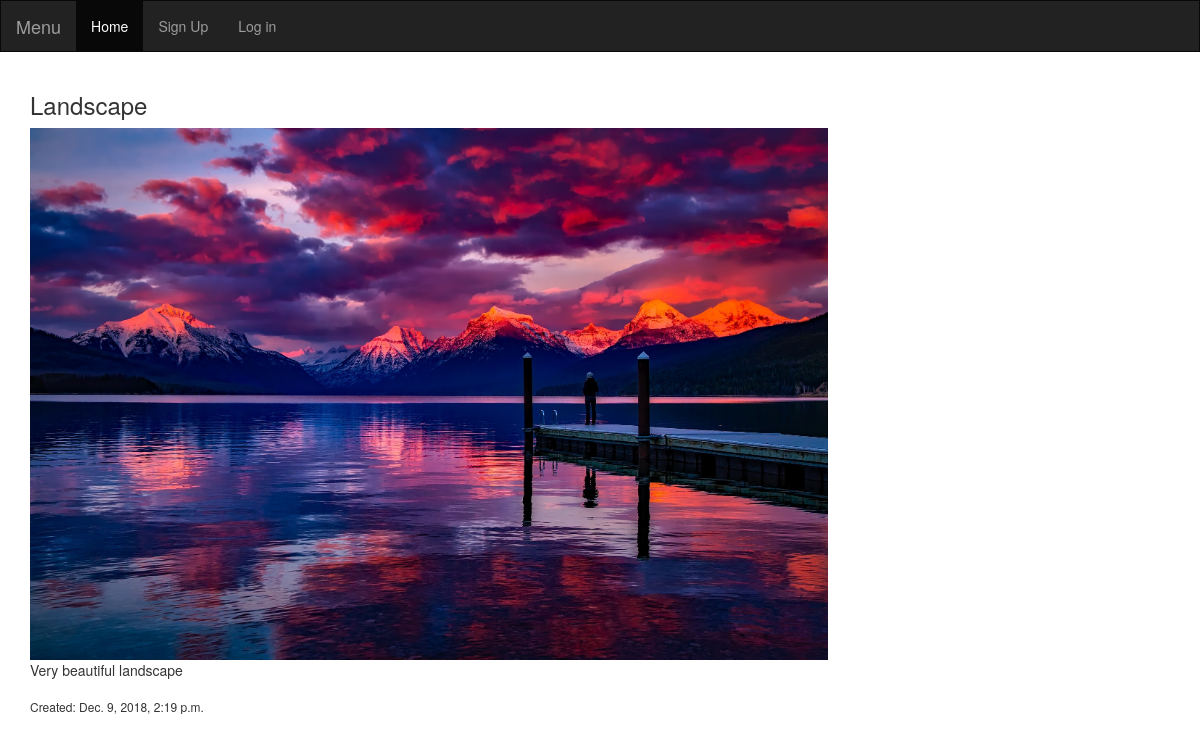
Page /content/13/landscape/ on the committed database.
### contentapp/models.py (models this page shows, shortened)
class ContentPost(models.Model):
    user = models.ForeignKey(User, related_name="photos", on_delete=models.CASCADE)
    pub_date = models.DateTimeField(auto_now_add=True)
    title = models.CharField(max_length=100)
    description = models.TextField()
    slug = models.SlugField(max_length=200, unique=False)
    media_content = models.FileField(upload_to='content/%Y/%m/%d', blank=False, unique=True, verbose_name='Media file')
    class Meta:
        ordering = ['-pub_date']
    def check_file_extension(self):
        file_extension = os.path.splitext(self.media_content.name)[1]
        file_extension = file_extension.lower()
        img_extensions = ['.jpg', '.jpeg', '.png', '.tiff', '.gif']
        video_extensions = ['.avi', '.mp4', '.mov', '.mkv']
        if file_extension in img_extensions:
            return 'image'
        elif file_extension in video_extensions:
            return 'video'
        else:
            return None

### contentapp/views.py (the view)
# urls.py: re_path(r'^(?P<id>\d+)/(?P<slug>[-\w]+)/$', views.detail_content, name='detail_content'),
def detail_content(request, id, slug):
    try:
        post = get_object_or_404(ContentPost, id=id, slug=slug)
    except ConnectionResetError:
        pass
    return render(request, 'contentapp/post_detail.html', {
        'post': post
    })

### templates/contentapp/post_detail.html (shortened to what this page needs)
{% extends 'base.html' %}
{% block content %}
    <div class="container">
        <h3>{{ post.title }}</h3>
        {% if post.check_file_extension == 'image' %}
            <img src="{{ MEDIA_URL }}{{ post.media_content }}" alt="" style="width: 70%;">
        {% elif post.check_file_extension == 'video' %}
            <video width="700" height="450" controls>
                <source src="{{ MEDIA_URL }}{{ post.media_content }}" type="video/mp4">
            </video>
        {% else %}
            <div>{{ post.media_content }}</div>
        {% endif %}
        <p>{{ post.description}}</p>
        <h6 style="margin-top: 20px;">Created: {{ post.pub_date }}</h6>
    </div>
{% endblock %}

### rows in the picture
ContentPost: title "Landscape", media_content (picture), description "Very beautiful landscape", pub_date "Dec. 9, 2018, 2:19 p.m."
